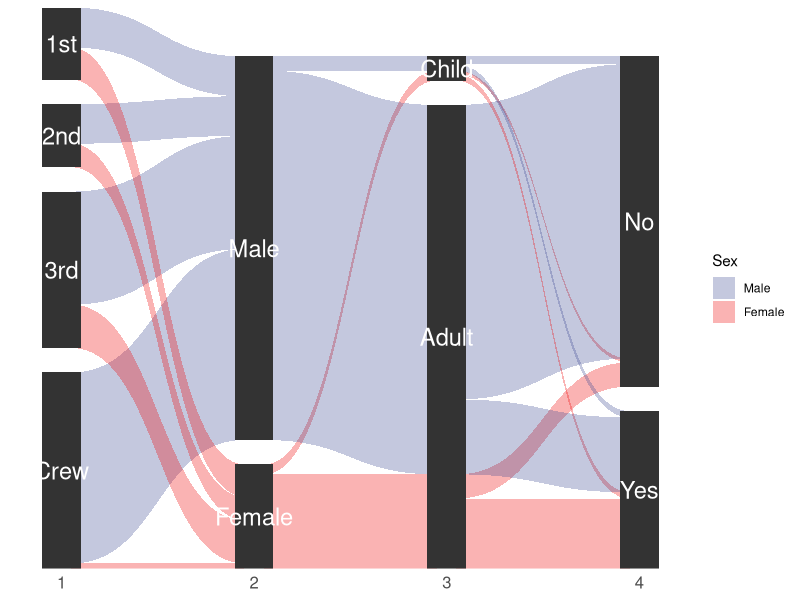

Reproduce this figure in R.
## ---- chunk 1
library(ggforce)
library(ggsci)
titanic <- reshape2::melt(Titanic)
# This is how we usually envision data for parallel sets
#head(titanic)
# Reshape for putting the first 4 columns as axes in the plot
titanic <- gather_set_data(titanic, 1:4)
#head(titanic)
# Do the plotting
ggplot(titanic, aes(x, id = id, split = y, value = value)) +
  geom_parallel_sets(aes(fill = Sex), alpha = 0.3, axis.width = 0.1) +
  geom_parallel_sets_axes(axis.width = 0.2) +
  geom_parallel_sets_labels(colour = 'white',angle = 0, size = 6) +
  scale_y_continuous(expand = c(0,0)) +
  scale_fill_aaas() +
  theme_minimal() +
  theme(axis.text.y = element_blank(),
        axis.text.x = element_text(size = 12),
        axis.title = element_blank(),
        panel.background = element_blank(),
        panel.grid = element_blank())
